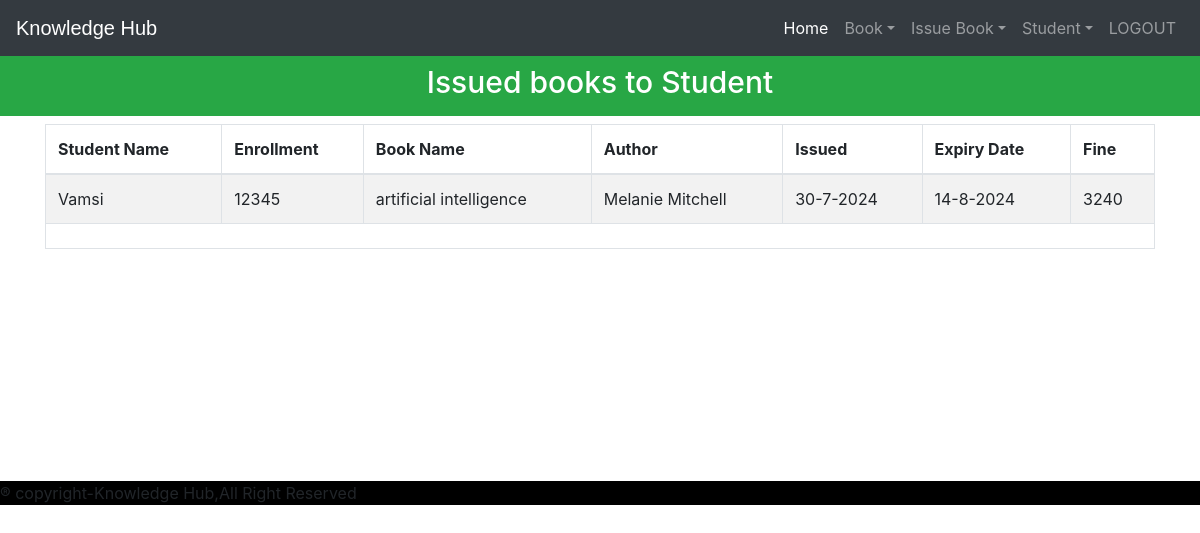
The page /viewissuedbook (signed in) on the database its author committed.
### library/models.py (models this page shows, shortened)
class StudentExtra(models.Model):
    user=models.OneToOneField(User,on_delete=models.CASCADE)
    enrollment = models.CharField(max_length=40)
    branch = models.CharField(max_length=40)
    @property
    def get_name(self):
        return self.user.first_name

class Book(models.Model):
    catchoice= [
        ('education', 'Education'),
        ('entertainment', 'Entertainment'),
        ('comics', 'Comics'),
        ('biography', 'Biography'),
        ('history', 'History'),
        ('novel', 'Novel'),
        ('fantasy', 'Fantasy'),
        ('thriller', 'Thriller'),
        ('romance', 'Romance'),
        ('scifi','Sci-Fi')
        ]
    name=models.CharField(max_length=30)
    isbn=models.PositiveIntegerField()
    author=models.CharField(max_length=40)
    category=models.CharField(max_length=30,choices=catchoice,default='education')

### library/views.py (the view)
# urls.py: path('viewissuedbook', views.viewissuedbook_view),
@login_required(login_url='adminlogin')
@user_passes_test(is_admin)
def viewissuedbook_view(request):
    issuedbooks=models.IssuedBook.objects.all()
    li=[]
    for ib in issuedbooks:
        issdate=str(ib.issuedate.day)+'-'+str(ib.issuedate.month)+'-'+str(ib.issuedate.year)
        expdate=str(ib.expirydate.day)+'-'+str(ib.expirydate.month)+'-'+str(ib.expirydate.year)
        days=(date.today()-ib.issuedate)
        print(date.today())
        d=days.days
        fine=0
        if d>15:
            day=d-15
            fine=day*10
        books=list(models.Book.objects.filter(isbn=ib.isbn))
        students=list(models.StudentExtra.objects.filter(enrollment=ib.enrollment))
        i=0
        for l in books:
            t=(students[i].get_name,students[i].enrollment,books[i].name,books[i].author,issdate,expdate,fine)
            i=i+1
            li.append(t)
    return render(request,'library/viewissuedbook.html',{'li':li})

### library/views.py (called while the page is built)
def is_admin(user):
    return user.groups.filter(name='ADMIN').exists()

### templates/library/viewissuedbook.html (shortened to what this page needs)
<!DOCTYPE html>
<html lang="en" dir="ltr">
  <head>
  </head>
  <body>
    {% include "library/navbaradmin.html" %}
    <br>
    <br>
    <h3 class="p-3 mb-2 bg-success text-white" style = 'font-size: 30px;text-align:center;margin-bottom:0px;'>Issued books to Student</h3>
{% if li%}
    <div class="container">
      <table class="table table-hover table-condensed table-striped table-bordered">
        <thead>
        <tr>
        <th>Student Name</th>
        <th>Enrollment</th>
        <th>Book Name</th>
        <th>Author</th>
        <th>Issued</th>
        <th>Expiry Date</th>
        <th>Fine</th>
        </tr>
        </thead>
        <tfoot>
        <tr>
        <td colspan="7">
        </td>
        </tr>
        </tfoot>
        <tbody>
          {% for t in li %}
            <tr>
              <td>{{t.0}}</td>
              <td>{{t.1}}</td>
              <td>{{t.2}}</td>
              <td>{{t.3}}</td>
              <td>{{t.4}}</td>
              <td>{{t.5}}</td>
              <td>{{t.6}}</td>
            </tr>
            {%endfor%}
        </tbody>
        </table>
    </div>
    {%else%}
    <h1> 0 book Issued</h1>
    {%endif%}
    <br><br><br><br><br><br><br><br><br>
  {% include "library/footer.html" %}
  </body>
</html>

### rows shown on the page
StudentExtra: enrollment "12345"
Book: name "artificial intelligence", author "Melanie Mitchell"

### other values the page prints
{{ t.0 }} "Vamsi"
{{ t.4 }} "30-7-2024"
{{ t.5 }} "14-8-2024"
{{ t.6 }} "3240"
